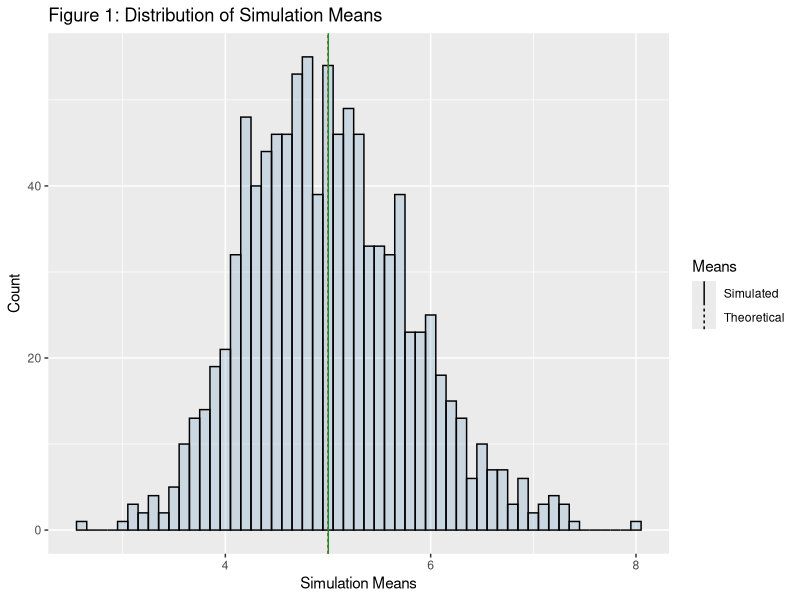
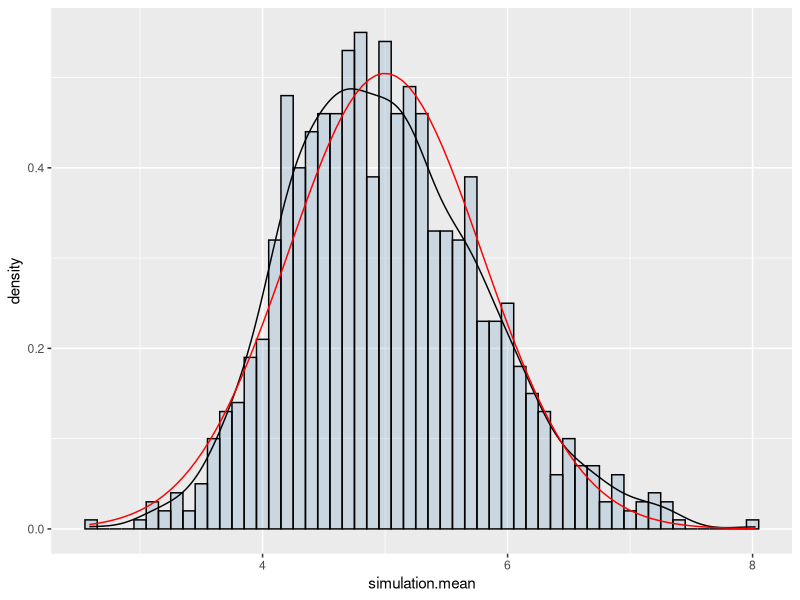
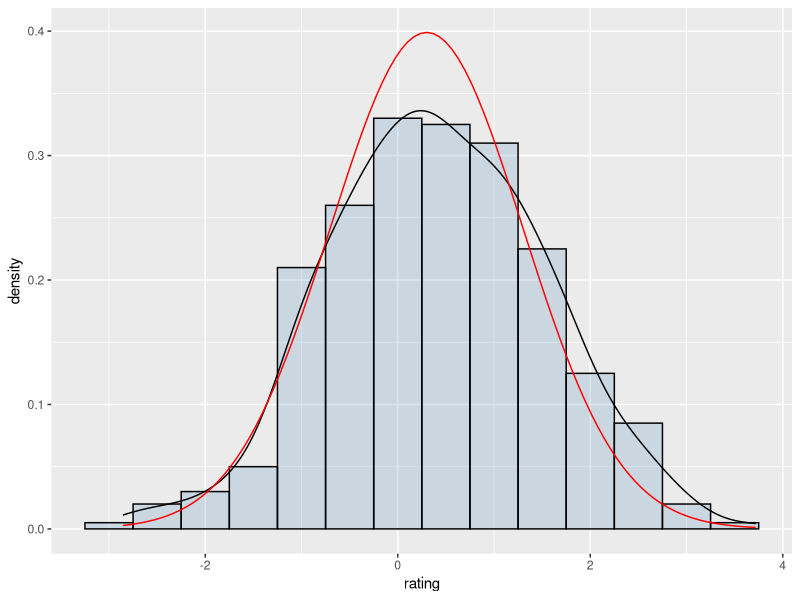
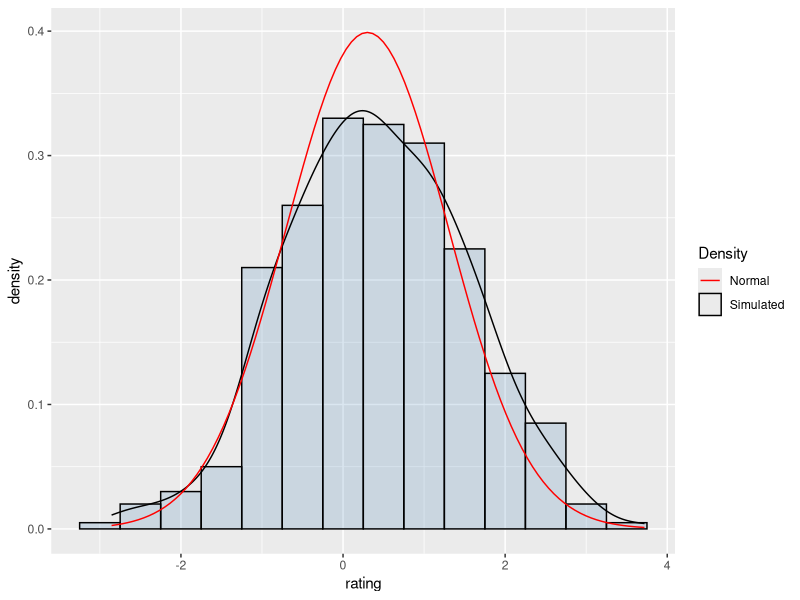
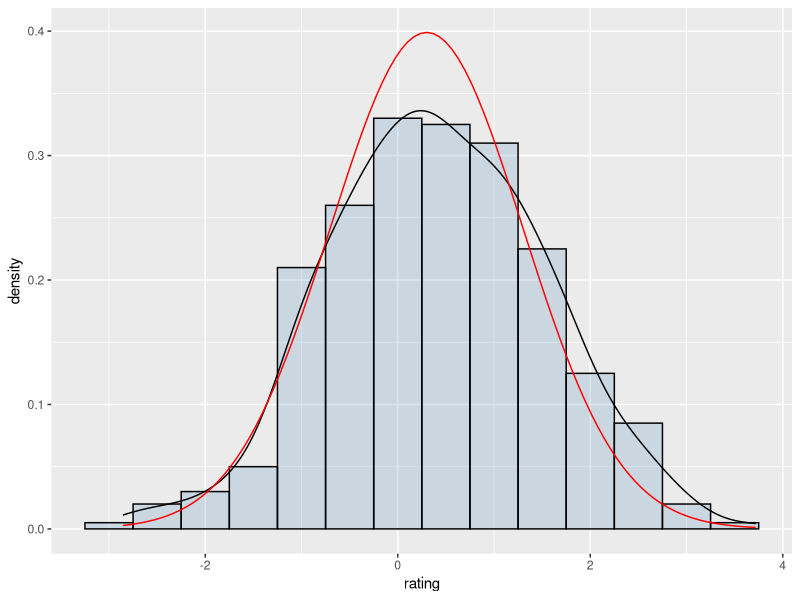
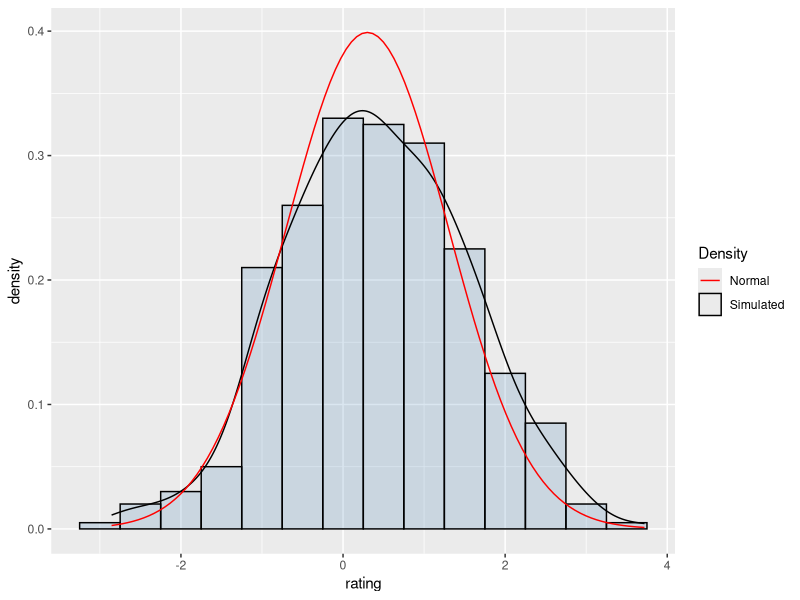

These charts were generated, in order, by the following R code:
set.seed(8310) # For reproducibilty
lambda <- 0.2
number.of.simulations <- 1000
n <- 40  # distribution of 40 exponentials will be investigated.

simulation <- matrix(rexp(number.of.simulations * n, rate=lambda), number.of.simulations, n)
simulation.mean <- rowMeans(simulation)

theoretical.mean <- 1/lambda
theoretical.mean
simulated.mean <- mean(simulation.mean)
simulated.mean



library(ggplot2)
simulation.mean.df <- data.frame(simulation.mean)  # convert to dataframe for plotting
plot <- ggplot(simulation.mean.df, aes(x = simulation.mean)) + geom_histogram(color="black", fill = "steelblue", binwidth = 0.1, alpha = 0.2)
plot <- plot + ggtitle("Figure 1: Distribution of Simulation Means")
plot <- plot + ylab("Count") + xlab("Simulation Means")
# Put mean values in the dataframe for plotting as veritical lines
means.df <- data.frame(xintercept = c(theoretical.mean, simulated.mean), Means = factor(c("Theoretical", "Simulated")))
plot <- plot + geom_vline(aes(xintercept = xintercept, linetype = Means), data = means.df, color = c("firebrick", "forestgreen"), show_guide = T)
plot


theoretical.variance <- (1/lambda)^2/n
theoretical.variance
sample.variance <- round(var(simulation.mean), 3)
sample.variance


simulation.mean.df <- data.frame(simulation.mean)  # convert to dataframe for plotting
plot <- ggplot(simulation.mean.df, aes(x = simulation.mean)) 
plot <- plot + geom_histogram(aes(y=..density..), color="black", fill = "steelblue", binwidth = 0.1, alpha = 0.2)
plot <- plot + geom_density()
plot <- plot + stat_function(fun = dnorm, colour = "red", args = list(mean = 5, sd = sqrt(0.625)))
plot





#####################
set.seed(1234)
dat <- data.frame(cond = factor(rep(c("A","B"), each=200)), rating = c(rnorm(200),rnorm(200, mean=.8)))
plot <- ggplot(dat, aes(x = rating))
plot <- plot + geom_histogram(aes(y=..density..), color="black", fill = "steelblue", binwidth = 0.5, alpha = 0.2)
plot <- plot + geom_density(show_guide=TRUE)
plot <- plot + stat_function(aes(color = "Normal"), fun = dnorm, colour = "red", args = list(mean = 0.3, sd = 1))
plot


ggsave(filename = "plot.png", dpi = 96)

set.seed(1234)
dat <- data.frame(cond = factor(rep(c("A","B"), each=200)), rating = c(rnorm(200),rnorm(200, mean=.8)))
plot <- ggplot(dat, aes(x = rating))
plot <- plot + geom_histogram(aes(y = ..density..), color = "black", fill = "steelblue", binwidth = 0.5, alpha = 0.2)
plot <- plot + geom_density(aes(color = "Simulated"))
plot <- plot + stat_function(aes(colour = "Normal"), fun = dnorm, args = list(mean = 0.3, sd = 1)) 
plot <- plot + scale_colour_manual("Density", values = c("red", "black"))
plot

ggsave(filename = "normalplot.png", dpi = 96)

